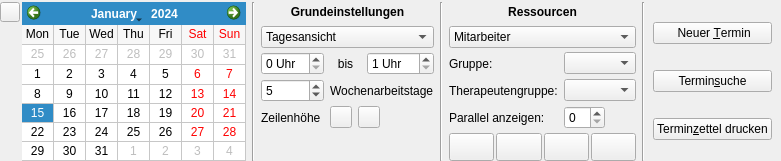
<?xml version="1.0" encoding="UTF-8"?>
<ui version="4.0">
 <class>CalendarWidget</class>
 <widget class="QWidget" name="CalendarWidget">
  <property name="geometry">
   <rect>
    <x>0</x>
    <y>0</y>
    <width>741</width>
    <height>161</height>
   </rect>
  </property>
  <property name="maximumSize">
   <size>
    <width>16777215</width>
    <height>16777215</height>
   </size>
  </property>
  <property name="windowTitle">
   <string>Form</string>
  </property>
  <layout class="QGridLayout" name="gridLayout">
   <property name="leftMargin">
    <number>0</number>
   </property>
   <property name="topMargin">
    <number>2</number>
   </property>
   <property name="rightMargin">
    <number>0</number>
   </property>
   <property name="bottomMargin">
    <number>0</number>
   </property>
   <property name="spacing">
    <number>2</number>
   </property>
   <item row="0" column="1" rowspan="2">
    <widget class="QWidget" name="widget" native="true">
     <property name="maximumSize">
      <size>
       <width>16777215</width>
       <height>166</height>
      </size>
     </property>
     <layout class="QGridLayout" name="gridLayout_2">
      <property name="margin">
       <number>0</number>
      </property>
      <property name="spacing">
       <number>2</number>
      </property>
      <item row="0" column="0" rowspan="2">
       <widget class="QCalendarWidget" name="calendarWidget">
        <property name="maximumSize">
         <size>
          <width>260</width>
          <height>16777215</height>
         </size>
        </property>
        <property name="firstDayOfWeek">
         <enum>Qt::Monday</enum>
        </property>
        <property name="gridVisible">
         <bool>true</bool>
        </property>
        <property name="verticalHeaderFormat">
         <enum>QCalendarWidget::NoVerticalHeader</enum>
        </property>
       </widget>
      </item>
      <item row="0" column="1" rowspan="2">
       <widget class="QWidget" name="widget_2" native="true">
        <layout class="QGridLayout" name="gridLayout_3">
         <property name="leftMargin">
          <number>4</number>
         </property>
         <property name="topMargin">
          <number>0</number>
         </property>
         <property name="rightMargin">
          <number>4</number>
         </property>
         <property name="bottomMargin">
          <number>0</number>
         </property>
         <property name="horizontalSpacing">
          <number>6</number>
         </property>
         <property name="verticalSpacing">
          <number>4</number>
         </property>
         <item row="1" column="1" colspan="4">
          <widget class="QComboBox" name="cbView">
           <item>
            <property name="text">
             <string>Tagesansicht</string>
            </property>
           </item>
           <item>
            <property name="text">
             <string>Wochenansicht</string>
            </property>
           </item>
          </widget>
         </item>
         <item row="2" column="1">
          <widget class="QSpinBox" name="spFrom">
           <property name="suffix">
            <string> Uhr</string>
           </property>
           <property name="maximum">
            <number>23</number>
           </property>
          </widget>
         </item>
         <item row="2" column="2">
          <widget class="QLabel" name="label_3">
           <property name="text">
            <string>bis</string>
           </property>
           <property name="alignment">
            <set>Qt::AlignCenter</set>
           </property>
          </widget>
         </item>
         <item row="2" column="3" colspan="2">
          <widget class="QSpinBox" name="spTo">
           <property name="suffix">
            <string> Uhr</string>
           </property>
           <property name="minimum">
            <number>1</number>
           </property>
           <property name="maximum">
            <number>24</number>
           </property>
          </widget>
         </item>
         <item row="1" column="6" colspan="5">
          <widget class="QComboBox" name="cbResMode">
           <item>
            <property name="text">
             <string>Mitarbeiter</string>
            </property>
           </item>
           <item>
            <property name="text">
             <string>Räume</string>
            </property>
           </item>
           <item>
            <property name="text">
             <string>Firmenwagen</string>
            </property>
           </item>
          </widget>
         </item>
         <item row="0" column="5" rowspan="6">
          <widget class="Line" name="line_2">
           <property name="orientation">
            <enum>Qt::Vertical</enum>
           </property>
          </widget>
         </item>
         <item row="2" column="6">
          <widget class="QLabel" name="label">
           <property name="text">
            <string>Gruppe:</string>
           </property>
          </widget>
         </item>
         <item row="2" column="7" colspan="4">
          <widget class="QComboBox" name="cbGroup"/>
         </item>
         <item row="3" column="6">
          <widget class="QLabel" name="label_2">
           <property name="text">
            <string>Therapeutengruppe:</string>
           </property>
          </widget>
         </item>
         <item row="3" column="1">
          <widget class="QSpinBox" name="spWeekDays">
           <property name="minimum">
            <number>2</number>
           </property>
           <property name="maximum">
            <number>7</number>
           </property>
           <property name="value">
            <number>5</number>
           </property>
          </widget>
         </item>
         <item row="3" column="2" colspan="3">
          <widget class="QLabel" name="label_5">
           <property name="text">
            <string>Wochenarbeitstage</string>
           </property>
          </widget>
         </item>
         <item row="4" column="1">
          <widget class="QLabel" name="label_6">
           <property name="text">
            <string>Zeilenhöhe</string>
           </property>
          </widget>
         </item>
         <item row="4" column="2" colspan="3">
          <widget class="QWidget" name="widget_4" native="true">
           <layout class="QHBoxLayout" name="horizontalLayout">
            <property name="leftMargin">
             <number>0</number>
            </property>
            <property name="topMargin">
             <number>0</number>
            </property>
            <property name="bottomMargin">
             <number>0</number>
            </property>
            <item>
             <widget class="QPushButton" name="pbMinus">
              <property name="minimumSize">
               <size>
                <width>0</width>
                <height>0</height>
               </size>
              </property>
              <property name="maximumSize">
               <size>
                <width>22</width>
                <height>22</height>
               </size>
              </property>
              <property name="text">
               <string/>
              </property>
              <property name="icon">
               <iconset resource="images/images.qrc">
                <normaloff>:/minus.png</normaloff>:/minus.png</iconset>
              </property>
             </widget>
            </item>
            <item>
             <widget class="QPushButton" name="pbPlus">
              <property name="maximumSize">
               <size>
                <width>22</width>
                <height>22</height>
               </size>
              </property>
              <property name="text">
               <string/>
              </property>
              <property name="icon">
               <iconset resource="images/images.qrc">
                <normaloff>:/plus.png</normaloff>:/plus.png</iconset>
              </property>
             </widget>
            </item>
            <item>
             <spacer name="horizontalSpacer_2">
              <property name="orientation">
               <enum>Qt::Horizontal</enum>
              </property>
              <property name="sizeHint" stdset="0">
               <size>
                <width>40</width>
                <height>20</height>
               </size>
              </property>
             </spacer>
            </item>
           </layout>
          </widget>
         </item>
         <item row="0" column="0" rowspan="6">
          <widget class="Line" name="line_3">
           <property name="orientation">
            <enum>Qt::Vertical</enum>
           </property>
          </widget>
         </item>
         <item row="0" column="12" rowspan="6">
          <widget class="Line" name="line_4">
           <property name="orientation">
            <enum>Qt::Vertical</enum>
           </property>
          </widget>
         </item>
         <item row="0" column="6" colspan="5">
          <widget class="QLabel" name="label_7">
           <property name="font">
            <font>
             <weight>75</weight>
             <bold>true</bold>
            </font>
           </property>
           <property name="text">
            <string>Ressourcen</string>
           </property>
           <property name="alignment">
            <set>Qt::AlignCenter</set>
           </property>
          </widget>
         </item>
         <item row="0" column="1" colspan="4">
          <widget class="QLabel" name="label_8">
           <property name="font">
            <font>
             <weight>75</weight>
             <bold>true</bold>
            </font>
           </property>
           <property name="text">
            <string>Grundeinstellungen</string>
           </property>
           <property name="alignment">
            <set>Qt::AlignCenter</set>
           </property>
          </widget>
         </item>
         <item row="3" column="7" colspan="4">
          <widget class="QComboBox" name="cbTherapyGroup"/>
         </item>
         <item row="5" column="6" colspan="5">
          <widget class="QWidget" name="widget_5" native="true">
           <layout class="QHBoxLayout" name="horizontalLayout_2">
            <property name="spacing">
             <number>2</number>
            </property>
            <property name="margin">
             <number>0</number>
            </property>
            <item>
             <widget class="QPushButton" name="pbEmployees">
              <property name="minimumSize">
               <size>
                <width>0</width>
                <height>28</height>
               </size>
              </property>
              <property name="maximumSize">
               <size>
                <width>16777215</width>
                <height>28</height>
               </size>
              </property>
              <property name="toolTip">
               <string>Mitarbeiter verwalten</string>
              </property>
              <property name="text">
               <string/>
              </property>
              <property name="icon">
               <iconset resource="images/images.qrc">
                <normaloff>:/patient.png</normaloff>:/patient.png</iconset>
              </property>
              <property name="iconSize">
               <size>
                <width>24</width>
                <height>24</height>
               </size>
              </property>
             </widget>
            </item>
            <item>
             <widget class="QPushButton" name="pbTherapyGroups">
              <property name="minimumSize">
               <size>
                <width>0</width>
                <height>28</height>
               </size>
              </property>
              <property name="maximumSize">
               <size>
                <width>16777215</width>
                <height>28</height>
               </size>
              </property>
              <property name="toolTip">
               <string>Therapeutengruppen verwalten</string>
              </property>
              <property name="text">
               <string/>
              </property>
              <property name="icon">
               <iconset resource="images/images.qrc">
                <normaloff>:/group.png</normaloff>:/group.png</iconset>
              </property>
              <property name="iconSize">
               <size>
                <width>24</width>
                <height>24</height>
               </size>
              </property>
             </widget>
            </item>
            <item>
             <widget class="QPushButton" name="pbRooms">
              <property name="minimumSize">
               <size>
                <width>0</width>
                <height>28</height>
               </size>
              </property>
              <property name="maximumSize">
               <size>
                <width>16777215</width>
                <height>28</height>
               </size>
              </property>
              <property name="toolTip">
               <string>Räume verwalten</string>
              </property>
              <property name="text">
               <string/>
              </property>
              <property name="icon">
               <iconset resource="images/images.qrc">
                <normaloff>:/room.png</normaloff>:/room.png</iconset>
              </property>
              <property name="iconSize">
               <size>
                <width>24</width>
                <height>24</height>
               </size>
              </property>
             </widget>
            </item>
            <item>
             <widget class="QPushButton" name="pbCars">
              <property name="minimumSize">
               <size>
                <width>0</width>
                <height>28</height>
               </size>
              </property>
              <property name="maximumSize">
               <size>
                <width>16777215</width>
                <height>28</height>
               </size>
              </property>
              <property name="toolTip">
               <string>Firmenwagen verwalten</string>
              </property>
              <property name="text">
               <string/>
              </property>
              <property name="icon">
               <iconset resource="images/images.qrc">
                <normaloff>:/car.png</normaloff>:/car.png</iconset>
              </property>
              <property name="iconSize">
               <size>
                <width>24</width>
                <height>24</height>
               </size>
              </property>
             </widget>
            </item>
           </layout>
          </widget>
         </item>
         <item row="4" column="6">
          <widget class="QLabel" name="label_9">
           <property name="text">
            <string>Parallel anzeigen:</string>
           </property>
          </widget>
         </item>
         <item row="4" column="7">
          <widget class="QSpinBox" name="spMaxRes">
           <property name="maximum">
            <number>99</number>
           </property>
          </widget>
         </item>
        </layout>
       </widget>
      </item>
      <item row="0" column="2" rowspan="2">
       <widget class="QWidget" name="widget_3" native="true">
        <layout class="QGridLayout" name="gridLayout_4">
         <property name="leftMargin">
          <number>2</number>
         </property>
         <property name="topMargin">
          <number>0</number>
         </property>
         <property name="bottomMargin">
          <number>0</number>
         </property>
         <item row="0" column="0">
          <widget class="QPushButton" name="pbDateNew">
           <property name="text">
            <string> Neuer &amp;Termin</string>
           </property>
           <property name="icon">
            <iconset resource="images/images.qrc">
             <normaloff>:/termine.png</normaloff>:/termine.png</iconset>
           </property>
           <property name="iconSize">
            <size>
             <width>24</width>
             <height>24</height>
            </size>
           </property>
          </widget>
         </item>
         <item row="1" column="0">
          <widget class="QPushButton" name="pbDateSearch">
           <property name="text">
            <string>Termin&amp;suche</string>
           </property>
           <property name="icon">
            <iconset resource="images/images.qrc">
             <normaloff>:/edit_receipe.png</normaloff>:/edit_receipe.png</iconset>
           </property>
           <property name="iconSize">
            <size>
             <width>24</width>
             <height>24</height>
            </size>
           </property>
          </widget>
         </item>
         <item row="2" column="0">
          <widget class="QPushButton" name="pbDatePrint">
           <property name="text">
            <string>Termin&amp;zettel drucken</string>
           </property>
           <property name="icon">
            <iconset resource="images/images.qrc">
             <normaloff>:/printer.png</normaloff>:/printer.png</iconset>
           </property>
           <property name="iconSize">
            <size>
             <width>24</width>
             <height>24</height>
            </size>
           </property>
          </widget>
         </item>
        </layout>
       </widget>
      </item>
      <item row="0" column="3">
       <spacer name="horizontalSpacer">
        <property name="orientation">
         <enum>Qt::Horizontal</enum>
        </property>
        <property name="sizeHint" stdset="0">
         <size>
          <width>40</width>
          <height>20</height>
         </size>
        </property>
       </spacer>
      </item>
     </layout>
    </widget>
   </item>
   <item row="0" column="0">
    <widget class="QPushButton" name="pbCalOptions">
     <property name="maximumSize">
      <size>
       <width>20</width>
       <height>20</height>
      </size>
     </property>
     <property name="toolTip">
      <string>Kalendar-Toolbar ausblenden</string>
     </property>
     <property name="text">
      <string/>
     </property>
     <property name="icon">
      <iconset resource="images/images.qrc">
       <normaloff>:/uparrow.png</normaloff>:/uparrow.png</iconset>
     </property>
    </widget>
   </item>
  </layout>
 </widget>
 <resources>
  <include location="images/images.qrc"/>
 </resources>
 <connections/>
</ui>
